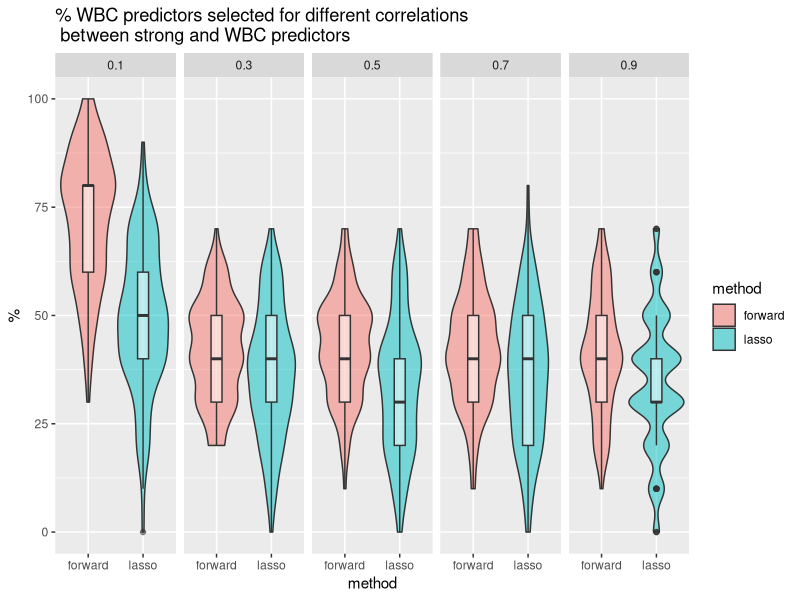
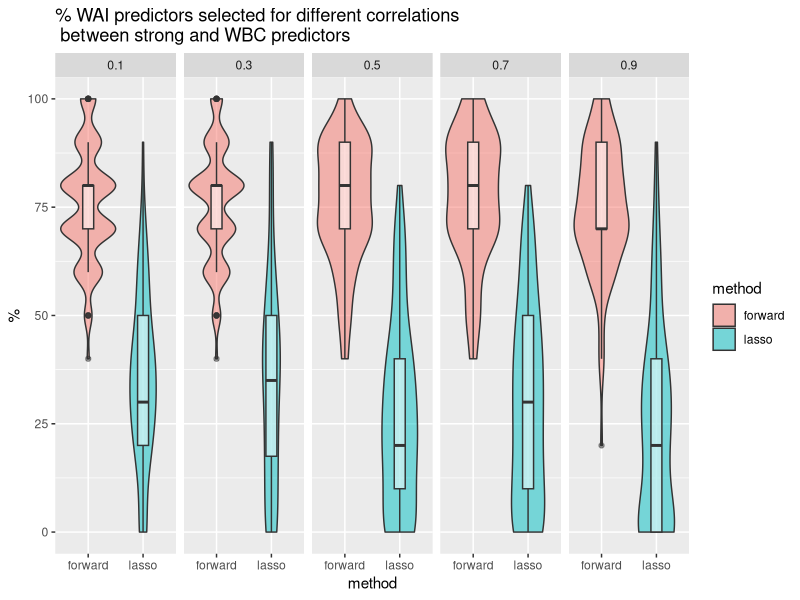
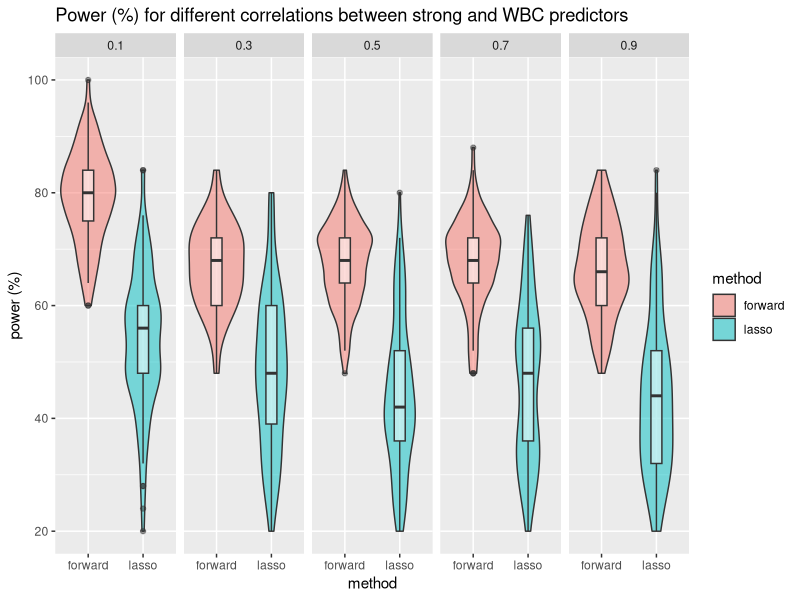
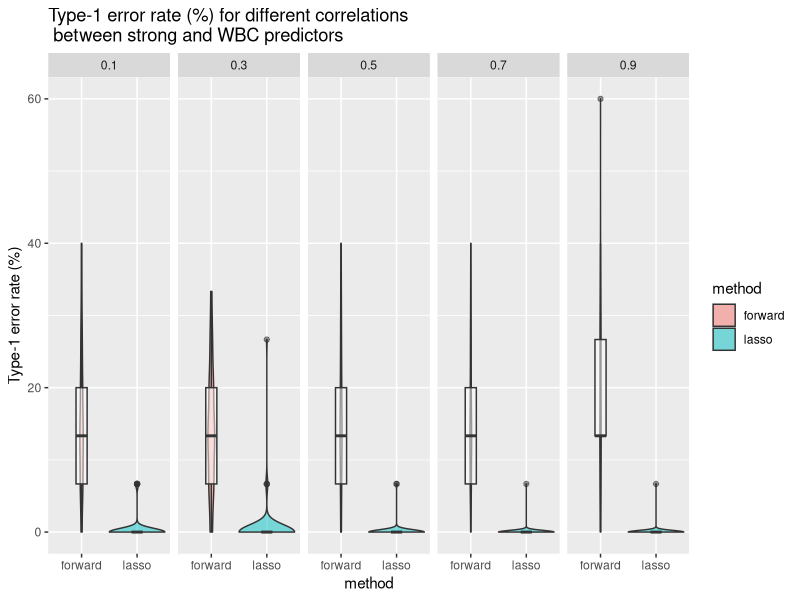
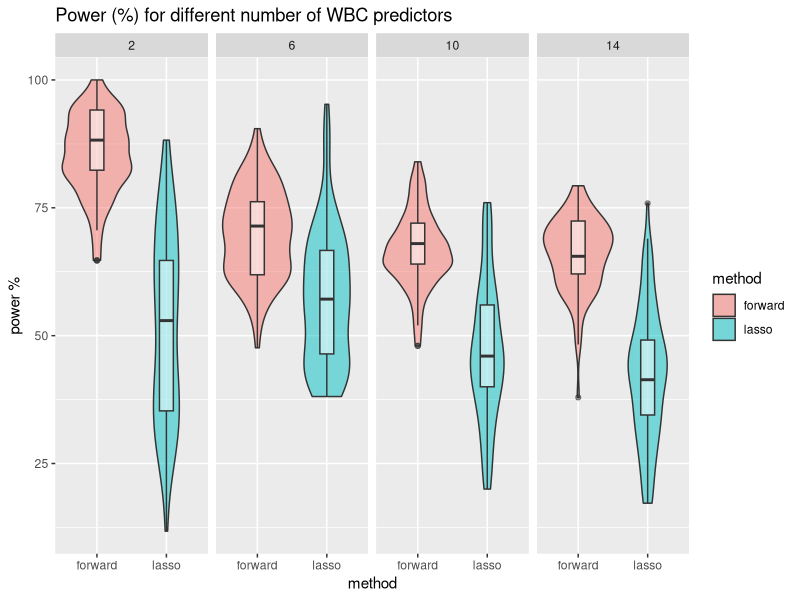
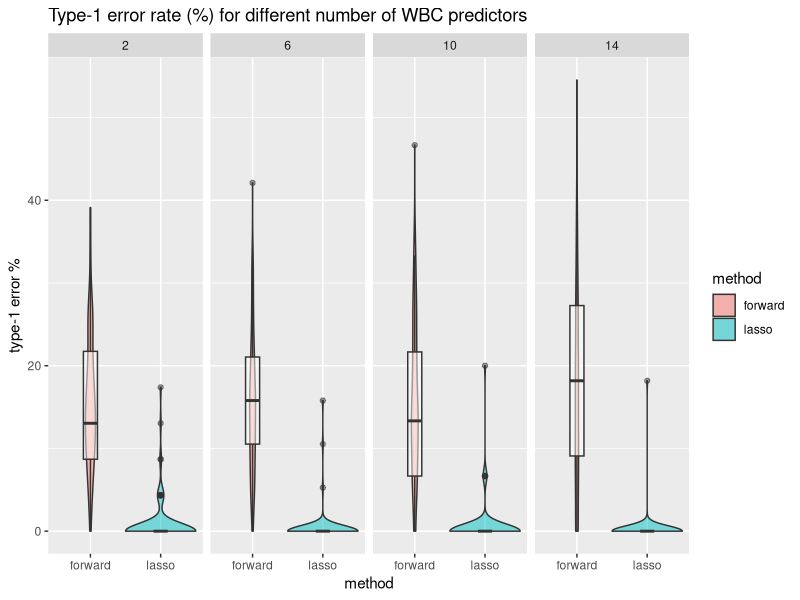
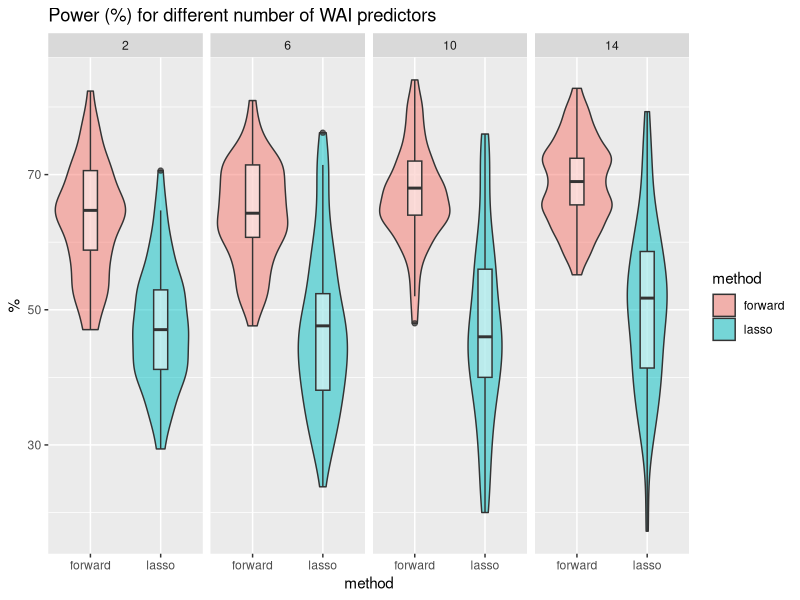
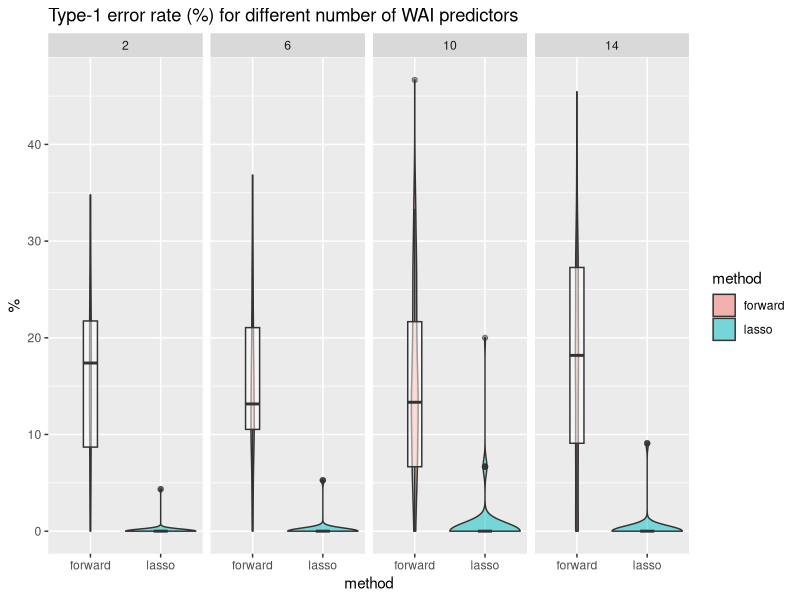

Here is the R script that generated these plots, in order:
## ---- chunk 1
knitr::opts_chunk$set(echo = TRUE)
library(tidyverse)
library(ggplot2)
library(readr)
## ---- chunk 2
forward_cor_simdata <- read_csv("./simulation_outputs/varying_corr_out_forward.csv")
lasso_cor_simdata <- read_csv("./simulation_outputs/varying_corr_out_lasso.csv")
## ---- chunk 3
forward_cor_simdata_cleaned <- forward_cor_simdata %>% 
  dplyr::select(-1) %>% 
  mutate(cor_val = factor(cor_val)) %>% 
  pivot_longer(cols = c(pct_strong_vec, pct_wai_vec, pct_wbc_vec, type1_error_vec, power_vec),
                           names_to = "metric") %>% 
  mutate(method = "forward")

forward_cor_simdata_cleaned

lasso_cor_simdata_cleaned <- lasso_cor_simdata %>% 
  dplyr::select(-1) %>% 
  mutate(cor_val = factor(cor_val)) %>% 
  pivot_longer(cols = c(pct_strong_vec, pct_wai_vec, pct_wbc_vec, type1_error_vec, power_vec),
                           names_to = "metric") %>% 
  #group_by(cor_val, metric) %>% 
  #summarize(mean_pct = mean(value))
  mutate(method = "lasso")

combined_cor_simdata <- rbind(forward_cor_simdata_cleaned, lasso_cor_simdata_cleaned)
combined_cor_simdata
## ---- chunk 4
# WBC
combined_cor_simdata %>% 
  filter(metric == "pct_wbc_vec") %>% 
  ggplot(aes(x = method, y = value)) +
  geom_violin(alpha = 0.5, width = 1, aes(fill = method)) + 
  geom_boxplot(alpha = 0.5, width = 0.2) +
  #geom_jitter(alpha = 0.8, width = 0.2, aes(color = method)) +
  facet_wrap(~cor_val, nrow = 1) +
  labs(title = "% WBC predictors selected for different correlations \n between strong and WBC predictors",
       y = "%")

# WAI
combined_cor_simdata %>% 
  filter(metric == "pct_wai_vec") %>% 
  ggplot(aes(x = method, y = value)) +
  geom_violin(alpha = 0.5, width = 1, aes(fill = method)) + 
  geom_boxplot(alpha = 0.5, width = 0.2) +
  #geom_jitter(alpha = 0.8, width = 0.2, aes(color = method)) +
  facet_wrap(~cor_val, nrow = 1) +
  labs(title = "% WAI predictors selected for different correlations \n between strong and WBC predictors",
       y = "%")

## ---- chunk 5
# power
combined_cor_simdata %>% 
  filter(metric == "power_vec") %>% 
  ggplot(aes(x = method, y = value)) +
  geom_violin(alpha = 0.5, width = 1, aes(fill = method)) + 
  geom_boxplot(alpha = 0.5, width = 0.2) +
  #geom_jitter(alpha = 0.8, width = 0.2, aes(color = method)) +
  facet_wrap(~cor_val, nrow = 1) +
  labs(title = "Power (%) for different correlations between strong and WBC predictors",
       y = "power (%)")

# Type-1 error
combined_cor_simdata %>% 
  filter(metric == "type1_error_vec") %>% 
  ggplot(aes(x = method, y = value)) +
  geom_violin(alpha = 0.5, width = 1, aes(fill = method)) + 
  geom_boxplot(alpha = 0.5, width = 0.2) +
  #geom_jitter(alpha = 0.8, width = 0.2, aes(color = method)) +
  facet_wrap(~cor_val, nrow = 1) +
  labs(title = "Type-1 error rate (%) for different correlations \n between strong and WBC predictors",
       y = "Type-1 error rate (%)")

## ---- chunk 6
lasso_wbc_simdata <- read_csv("./simulation_outputs/varying_wbc_out_lasso.csv")
forward_wbc_simdata <- read_csv("./simulation_outputs/varying_wbc_out_forward.csv")
## ---- chunk 7
forward_wbc_simdata_cleaned <- forward_wbc_simdata %>% 
  dplyr::select(-1) %>% 
  mutate(wbc_num = factor(wbc_num)) %>% 
  pivot_longer(cols = c(pct_strong_vec, pct_wai_vec, pct_wbc_vec, type1_error_vec, power_vec),
                           names_to = "metric") %>% 
  mutate(method = "forward")

forward_wbc_simdata_cleaned

lasso_wbc_simdata_cleaned <- lasso_wbc_simdata %>% 
  dplyr::select(-1) %>% 
  mutate(wbc_num = factor(wbc_num)) %>% 
  pivot_longer(cols = c(pct_strong_vec, pct_wai_vec, pct_wbc_vec, type1_error_vec, power_vec),
                           names_to = "metric") %>% 
  #group_by(cor_val, metric) %>% 
  #summarize(mean_pct = mean(value))
  mutate(method = "lasso")

combined_wbc_simdata <- rbind(forward_wbc_simdata_cleaned, lasso_wbc_simdata_cleaned)
combined_wbc_simdata
## ---- chunk 8
# power
combined_wbc_simdata %>% 
  filter(metric == "power_vec") %>% 
  ggplot(aes(x = method, y = value)) +
  geom_violin(alpha = 0.5, width = 1, aes(fill = method)) + 
  geom_boxplot(alpha = 0.5, width = 0.2) +
  #geom_jitter(alpha = 0.8, width = 0.2, aes(color = method)) +
  facet_wrap(~wbc_num, nrow = 1) +
  labs(title = "Power (%) for different number of WBC predictors",
       y = "power %")

# Type-1 error
combined_wbc_simdata %>% 
  filter(metric == "type1_error_vec") %>% 
  ggplot(aes(x = method, y = value)) +
  geom_violin(alpha = 0.5, width = 1, aes(fill = method)) + 
  geom_boxplot(alpha = 0.5, width = 0.2) +
  #geom_jitter(alpha = 0.8, width = 0.2, aes(color = method)) +
  facet_wrap(~wbc_num, nrow = 1) +
  labs(title = "Type-1 error rate (%) for different number of WBC predictors",
       y = "type-1 error %")
## ---- chunk 9
lasso_wai_simdata <- read_csv("./simulation_outputs/varying_wai_out_lasso.csv")
forward_wai_simdata <- read_csv("./simulation_outputs/varying_wai_out_forward.csv")

forward_wai_simdata_cleaned <- forward_wai_simdata %>% 
  dplyr::select(-1) %>% 
  mutate(wai_vec = factor(wai_vec)) %>% 
  pivot_longer(cols = c(pct_strong_vec, pct_wai_vec, pct_wbc_vec, type1_error_vec, power_vec),
                           names_to = "metric") %>% 
  mutate(method = "forward")

#forward_wai_simdata_cleaned

lasso_wai_simdata_cleaned <- lasso_wai_simdata %>% 
  dplyr::select(-1) %>% 
  mutate(wai_vec = factor(wai_vec)) %>% 
  pivot_longer(cols = c(pct_strong_vec, pct_wai_vec, pct_wbc_vec, type1_error_vec, power_vec),
                           names_to = "metric") %>% 
  #group_by(cor_val, metric) %>% 
  #summarize(mean_pct = mean(value))
  mutate(method = "lasso")

combined_wai_simdata <- rbind(forward_wai_simdata_cleaned, lasso_wai_simdata_cleaned)
#combined_wbc_simdata

# power
combined_wai_simdata %>% 
  filter(metric == "power_vec") %>% 
  ggplot(aes(x = method, y = value)) +
  geom_violin(alpha = 0.5, width = 1, aes(fill = method)) + 
  geom_boxplot(alpha = 0.5, width = 0.2) +
  #geom_jitter(alpha = 0.8, width = 0.2, aes(color = method)) +
  facet_wrap(~wai_vec, nrow = 1) +
  labs(title = "Power (%) for different number of WAI predictors",
       y = "%")

# Type-1 error
combined_wai_simdata %>% 
  filter(metric == "type1_error_vec") %>% 
  ggplot(aes(x = method, y = value)) +
  geom_violin(alpha = 0.5, width = 1, aes(fill = method)) + 
  geom_boxplot(alpha = 0.5, width = 0.2) +
  #geom_jitter(alpha = 0.8, width = 0.2, aes(color = method)) +
  facet_wrap(~wai_vec, nrow = 1) +
  labs(title = "Type-1 error rate (%) for different number of WAI predictors",
       y = "%")
